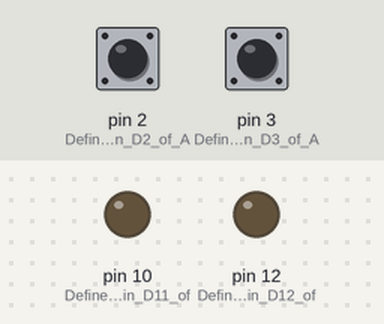
A sketch run on a simulated Arduino Uno, built with avr-gcc and run on an emulated ATmega328P. On the bench: output pins drawn as LEDs (lit = HIGH). The test bench sets the inputs (shaded band); at power-on: pin 2 (Define_siganl_pin_D2_of_A) LOW, pin 3 (Define_siganl_pin_D3_of_A) LOW.

Above: at 1.2 s.
1.3 s: pin 2 (Define_siganl_pin_D2_of_A) pulsed HIGH 5 times (0.12 s each, 0.3 s apart)
At 3.9 s:
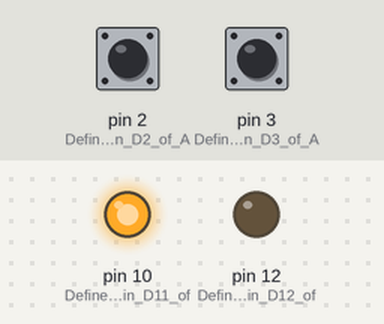
4.3 s: pin 3 (Define_siganl_pin_D3_of_A) pulsed HIGH 2 times (0.12 s each, 0.3 s apart)
At 4.57 s:
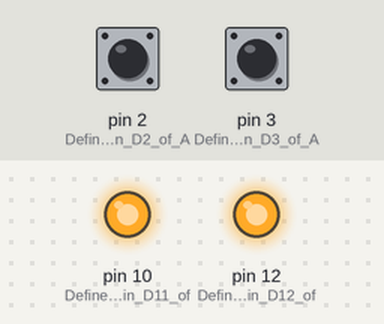
Timing chart, 0 to 7.3 s (numbered marks = the images above; inputs shaded):
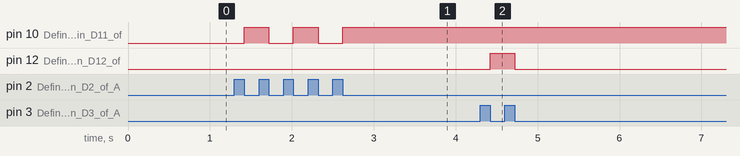

Measured:
- after the input at 1.3 s, pin 10 (Define_siganl_pin_D11_of): alternates HIGH for 0.30 s and LOW for 0.30 s, 5 changes in all, then stays HIGH, starting after 0.12 s
- after the input at 4.3 s, pin 12 (Define_siganl_pin_D12_of): LOW → HIGH after 0.12 s, → LOW 0.30 s later

The sketch:

2_1_button_control_led.ino
```cpp
/*****************************************************

 * This code applies to Cokoino Arduino Timer Alarm&Watering DIY Kit
 * Through this link you can download the source code:
 * https://github.com/Cokoino/CKK0021
 * Company web site:
 * http://www.cokoino.com/

*****************************************************/
#define Button_R 2   //Connect the signal pin of the red Button module to the D2 pin of the Arduino UNO
#define Button_G 3  //Connect the signal pin of the green Button module to the D3 pin of the Arduino UNO
#define LED_R 10   //Connect the signal pin of the red LED module to the D11 pin of the Arduino UNO
#define LED_G 12  //Connect the signal pin of the green LED module to the D12 pin of the Arduino UNO

boolean key_1=false,key_2=false;//Define two boolean variables, key_1 and key_2, and initialize them to false

void setup() {
  pinMode(2,INPUT);   //Define siganl pin D2 of Arduino UNO as input mode
  pinMode(3,INPUT);   //Define siganl pin D3 of Arduino UNO as input mode
  pinMode(10,OUTPUT); //Define siganl pin D11 of Arduino UNO as output mode
  pinMode(12,OUTPUT); //Define siganl pin D12 of Arduino UNO as output mode
}
void loop() {
  if(digitalRead(2)==HIGH){             //detect if the red button is pressed.
    delay(10);                         //delay 10 ms
    if(digitalRead(2)==HIGH){         //detect again if the red button is pressed.
      key_1 = !key_1;                //record the mark if the red button is pressed.
      while(digitalRead(2)==HIGH);  //wait for the red button is released.
      }
    }
  if(digitalRead(3)==HIGH){            //detect if the green button is pressed.
    delay(10);                        //delay 10 ms
    if(digitalRead(3)==HIGH){        //detect again if the green button is pressed.
      key_2 = !key_2;               //record the mark if the green button is pressed.
      while(digitalRead(3)==HIGH); //wait for the green button is released.
      }
    }

  if(key_1==true) {digitalWrite(10,HIGH);} //turn on red LED
  else            {digitalWrite(10,LOW);}  //turn off red LED
  if(key_2==true) {digitalWrite(12,HIGH);} //turn on green LED
  else            {digitalWrite(12,LOW);}  //turn off green LED
}
```
